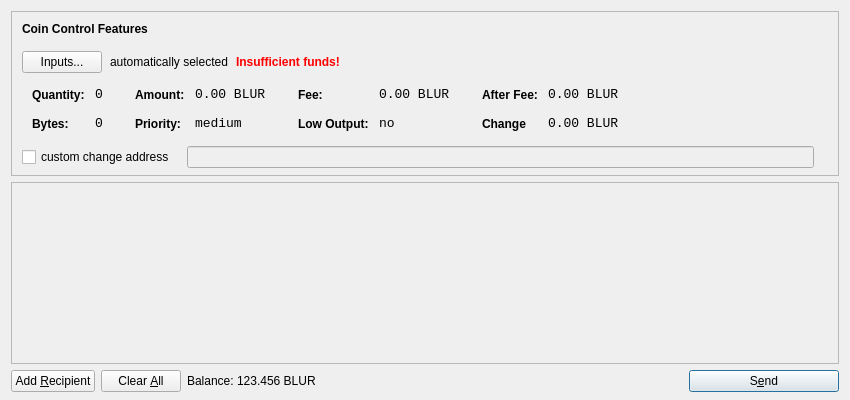
<?xml version="1.0" encoding="UTF-8"?>
<ui version="4.0">
 <class>SendCoinsDialog</class>
 <widget class="QDialog" name="SendCoinsDialog">
  <property name="geometry">
   <rect>
    <x>0</x>
    <y>0</y>
    <width>850</width>
    <height>400</height>
   </rect>
  </property>
  <property name="windowTitle">
   <string>Send Coins</string>
  </property>
  <layout class="QVBoxLayout" name="verticalLayout" stretch="0,1,0">
   <property name="bottomMargin">
    <number>8</number>
   </property>
   <item>
    <widget class="QFrame" name="frameCoinControl">
     <property name="sizePolicy">
      <sizepolicy hsizetype="Expanding" vsizetype="Expanding">
       <horstretch>0</horstretch>
       <verstretch>0</verstretch>
      </sizepolicy>
     </property>
     <property name="maximumSize">
      <size>
       <width>16777215</width>
       <height>16777215</height>
      </size>
     </property>
     <property name="frameShape">
      <enum>QFrame::StyledPanel</enum>
     </property>
     <property name="frameShadow">
      <enum>QFrame::Sunken</enum>
     </property>
     <layout class="QVBoxLayout" name="verticalLayoutCoinControl2">
      <property name="spacing">
       <number>-1</number>
      </property>
      <property name="leftMargin">
       <number>0</number>
      </property>
      <property name="topMargin">
       <number>0</number>
      </property>
      <property name="rightMargin">
       <number>0</number>
      </property>
      <property name="bottomMargin">
       <number>6</number>
      </property>
      <item>
       <layout class="QVBoxLayout" name="verticalLayoutCoinControl" stretch="0,0,0,0,1">
        <property name="spacing">
         <number>0</number>
        </property>
        <property name="leftMargin">
         <number>10</number>
        </property>
        <property name="topMargin">
         <number>10</number>
        </property>
        <item>
         <layout class="QHBoxLayout" name="horizontalLayoutCoinControl1">
          <property name="bottomMargin">
           <number>15</number>
          </property>
          <item>
           <widget class="QLabel" name="labelCoinControlFeatures">
            <property name="sizePolicy">
             <sizepolicy hsizetype="Preferred" vsizetype="Maximum">
              <horstretch>0</horstretch>
              <verstretch>0</verstretch>
             </sizepolicy>
            </property>
            <property name="font">
             <font>
              <weight>75</weight>
              <bold>true</bold>
             </font>
            </property>
            <property name="styleSheet">
             <string notr="true">font-weight:bold;</string>
            </property>
            <property name="text">
             <string>Coin Control Features</string>
            </property>
           </widget>
          </item>
         </layout>
        </item>
        <item>
         <layout class="QHBoxLayout" name="horizontalLayoutCoinControl2" stretch="0,0,0,0">
          <property name="spacing">
           <number>8</number>
          </property>
          <property name="bottomMargin">
           <number>10</number>
          </property>
          <item>
           <widget class="QPushButton" name="pushButtonCoinControl">
            <property name="styleSheet">
             <string notr="true"/>
            </property>
            <property name="text">
             <string>Inputs...</string>
            </property>
           </widget>
          </item>
          <item>
           <widget class="QLabel" name="labelCoinControlAutomaticallySelected">
            <property name="text">
             <string>automatically selected</string>
            </property>
            <property name="margin">
             <number>5</number>
            </property>
           </widget>
          </item>
          <item>
           <widget class="QLabel" name="labelCoinControlInsuffFunds">
            <property name="font">
             <font>
              <weight>75</weight>
              <bold>true</bold>
             </font>
            </property>
            <property name="styleSheet">
             <string notr="true">color:red;font-weight:bold;</string>
            </property>
            <property name="text">
             <string>Insufficient funds!</string>
            </property>
            <property name="margin">
             <number>5</number>
            </property>
           </widget>
          </item>
          <item>
           <spacer name="horizontalSpacerCoinControl">
            <property name="orientation">
             <enum>Qt::Horizontal</enum>
            </property>
            <property name="sizeHint" stdset="0">
             <size>
              <width>40</width>
              <height>1</height>
             </size>
            </property>
           </spacer>
          </item>
         </layout>
        </item>
        <item>
         <widget class="QWidget" name="widgetCoinControl" native="true">
          <property name="sizePolicy">
           <sizepolicy hsizetype="Preferred" vsizetype="Preferred">
            <horstretch>0</horstretch>
            <verstretch>0</verstretch>
           </sizepolicy>
          </property>
          <property name="minimumSize">
           <size>
            <width>0</width>
            <height>0</height>
           </size>
          </property>
          <property name="styleSheet">
           <string notr="true"/>
          </property>
          <layout class="QHBoxLayout" name="horizontalLayoutCoinControl5">
           <property name="margin">
            <number>0</number>
           </property>
           <item>
            <layout class="QHBoxLayout" name="horizontalLayoutCoinControl3" stretch="0,0,0,1">
             <property name="spacing">
              <number>20</number>
             </property>
             <property name="topMargin">
              <number>0</number>
             </property>
             <property name="bottomMargin">
              <number>10</number>
             </property>
             <item>
              <layout class="QFormLayout" name="formLayoutCoinControl1">
               <property name="horizontalSpacing">
                <number>10</number>
               </property>
               <property name="verticalSpacing">
                <number>14</number>
               </property>
               <property name="leftMargin">
                <number>10</number>
               </property>
               <property name="topMargin">
                <number>4</number>
               </property>
               <property name="rightMargin">
                <number>6</number>
               </property>
               <item row="0" column="0">
                <widget class="QLabel" name="labelCoinControlQuantityText">
                 <property name="styleSheet">
                  <string notr="true">font-weight:bold;</string>
                 </property>
                 <property name="text">
                  <string>Quantity:</string>
                 </property>
                 <property name="margin">
                  <number>0</number>
                 </property>
                </widget>
               </item>
               <item row="0" column="1">
                <widget class="QLabel" name="labelCoinControlQuantity">
                 <property name="font">
                  <font>
                   <family>Monospace</family>
                   <pointsize>10</pointsize>
                  </font>
                 </property>
                 <property name="cursor">
                  <cursorShape>IBeamCursor</cursorShape>
                 </property>
                 <property name="contextMenuPolicy">
                  <enum>Qt::ActionsContextMenu</enum>
                 </property>
                 <property name="text">
                  <string>0</string>
                 </property>
                 <property name="margin">
                  <number>0</number>
                 </property>
                 <property name="textInteractionFlags">
                  <set>Qt::LinksAccessibleByMouse|Qt::TextSelectableByKeyboard|Qt::TextSelectableByMouse</set>
                 </property>
                </widget>
               </item>
               <item row="1" column="0">
                <widget class="QLabel" name="labelCoinControlBytesText">
                 <property name="styleSheet">
                  <string notr="true">font-weight:bold;</string>
                 </property>
                 <property name="text">
                  <string>Bytes:</string>
                 </property>
                </widget>
               </item>
               <item row="1" column="1">
                <widget class="QLabel" name="labelCoinControlBytes">
                 <property name="font">
                  <font>
                   <family>Monospace</family>
                   <pointsize>10</pointsize>
                  </font>
                 </property>
                 <property name="cursor">
                  <cursorShape>IBeamCursor</cursorShape>
                 </property>
                 <property name="contextMenuPolicy">
                  <enum>Qt::ActionsContextMenu</enum>
                 </property>
                 <property name="text">
                  <string>0</string>
                 </property>
                 <property name="textInteractionFlags">
                  <set>Qt::LinksAccessibleByMouse|Qt::TextSelectableByKeyboard|Qt::TextSelectableByMouse</set>
                 </property>
                </widget>
               </item>
              </layout>
             </item>
             <item>
              <layout class="QFormLayout" name="formLayoutCoinControl2">
               <property name="horizontalSpacing">
                <number>10</number>
               </property>
               <property name="verticalSpacing">
                <number>14</number>
               </property>
               <property name="leftMargin">
                <number>6</number>
               </property>
               <property name="topMargin">
                <number>4</number>
               </property>
               <property name="rightMargin">
                <number>6</number>
               </property>
               <item row="0" column="0">
                <widget class="QLabel" name="labelCoinControlAmountText">
                 <property name="styleSheet">
                  <string notr="true">font-weight:bold;</string>
                 </property>
                 <property name="text">
                  <string>Amount:</string>
                 </property>
                 <property name="margin">
                  <number>0</number>
                 </property>
                </widget>
               </item>
               <item row="0" column="1">
                <widget class="QLabel" name="labelCoinControlAmount">
                 <property name="font">
                  <font>
                   <family>Monospace</family>
                   <pointsize>10</pointsize>
                  </font>
                 </property>
                 <property name="cursor">
                  <cursorShape>IBeamCursor</cursorShape>
                 </property>
                 <property name="contextMenuPolicy">
                  <enum>Qt::ActionsContextMenu</enum>
                 </property>
                 <property name="text">
                  <string>0.00 BLUR</string>
                 </property>
                 <property name="textInteractionFlags">
                  <set>Qt::LinksAccessibleByMouse|Qt::TextSelectableByKeyboard|Qt::TextSelectableByMouse</set>
                 </property>
                </widget>
               </item>
               <item row="1" column="0">
                <widget class="QLabel" name="labelCoinControlPriorityText">
                 <property name="styleSheet">
                  <string notr="true">font-weight:bold;</string>
                 </property>
                 <property name="text">
                  <string>Priority:</string>
                 </property>
                </widget>
               </item>
               <item row="1" column="1">
                <widget class="QLabel" name="labelCoinControlPriority">
                 <property name="font">
                  <font>
                   <family>Monospace</family>
                   <pointsize>10</pointsize>
                  </font>
                 </property>
                 <property name="cursor">
                  <cursorShape>IBeamCursor</cursorShape>
                 </property>
                 <property name="contextMenuPolicy">
                  <enum>Qt::ActionsContextMenu</enum>
                 </property>
                 <property name="text">
                  <string>medium</string>
                 </property>
                 <property name="textInteractionFlags">
                  <set>Qt::LinksAccessibleByMouse|Qt::TextSelectableByKeyboard|Qt::TextSelectableByMouse</set>
                 </property>
                </widget>
               </item>
              </layout>
             </item>
             <item>
              <layout class="QFormLayout" name="formLayoutCoinControl3">
               <property name="horizontalSpacing">
                <number>10</number>
               </property>
               <property name="verticalSpacing">
                <number>14</number>
               </property>
               <property name="leftMargin">
                <number>6</number>
               </property>
               <property name="topMargin">
                <number>4</number>
               </property>
               <property name="rightMargin">
                <number>6</number>
               </property>
               <item row="0" column="0">
                <widget class="QLabel" name="labelCoinControlFeeText">
                 <property name="styleSheet">
                  <string notr="true">font-weight:bold;</string>
                 </property>
                 <property name="text">
                  <string>Fee:</string>
                 </property>
                 <property name="margin">
                  <number>0</number>
                 </property>
                </widget>
               </item>
               <item row="0" column="1">
                <widget class="QLabel" name="labelCoinControlFee">
                 <property name="font">
                  <font>
                   <family>Monospace</family>
                   <pointsize>10</pointsize>
                  </font>
                 </property>
                 <property name="cursor">
                  <cursorShape>IBeamCursor</cursorShape>
                 </property>
                 <property name="contextMenuPolicy">
                  <enum>Qt::ActionsContextMenu</enum>
                 </property>
                 <property name="text">
                  <string>0.00 BLUR</string>
                 </property>
                 <property name="textInteractionFlags">
                  <set>Qt::LinksAccessibleByMouse|Qt::TextSelectableByKeyboard|Qt::TextSelectableByMouse</set>
                 </property>
                </widget>
               </item>
               <item row="1" column="0">
                <widget class="QLabel" name="labelCoinControlLowOutputText">
                 <property name="styleSheet">
                  <string notr="true">font-weight:bold;</string>
                 </property>
                 <property name="text">
                  <string>Low Output:</string>
                 </property>
                </widget>
               </item>
               <item row="1" column="1">
                <widget class="QLabel" name="labelCoinControlLowOutput">
                 <property name="font">
                  <font>
                   <family>Monospace</family>
                   <pointsize>10</pointsize>
                  </font>
                 </property>
                 <property name="cursor">
                  <cursorShape>IBeamCursor</cursorShape>
                 </property>
                 <property name="contextMenuPolicy">
                  <enum>Qt::ActionsContextMenu</enum>
                 </property>
                 <property name="text">
                  <string>no</string>
                 </property>
                 <property name="textInteractionFlags">
                  <set>Qt::LinksAccessibleByMouse|Qt::TextSelectableByKeyboard|Qt::TextSelectableByMouse</set>
                 </property>
                </widget>
               </item>
              </layout>
             </item>
             <item>
              <layout class="QFormLayout" name="formLayoutCoinControl4">
               <property name="horizontalSpacing">
                <number>10</number>
               </property>
               <property name="verticalSpacing">
                <number>14</number>
               </property>
               <property name="leftMargin">
                <number>6</number>
               </property>
               <property name="topMargin">
                <number>4</number>
               </property>
               <property name="rightMargin">
                <number>6</number>
               </property>
               <item row="0" column="0">
                <widget class="QLabel" name="labelCoinControlAfterFeeText">
                 <property name="styleSheet">
                  <string notr="true">font-weight:bold;</string>
                 </property>
                 <property name="text">
                  <string>After Fee:</string>
                 </property>
                 <property name="margin">
                  <number>0</number>
                 </property>
                </widget>
               </item>
               <item row="0" column="1">
                <widget class="QLabel" name="labelCoinControlAfterFee">
                 <property name="font">
                  <font>
                   <family>Monospace</family>
                   <pointsize>10</pointsize>
                  </font>
                 </property>
                 <property name="cursor">
                  <cursorShape>IBeamCursor</cursorShape>
                 </property>
                 <property name="contextMenuPolicy">
                  <enum>Qt::ActionsContextMenu</enum>
                 </property>
                 <property name="text">
                  <string>0.00 BLUR</string>
                 </property>
                 <property name="textInteractionFlags">
                  <set>Qt::LinksAccessibleByMouse|Qt::TextSelectableByKeyboard|Qt::TextSelectableByMouse</set>
                 </property>
                </widget>
               </item>
               <item row="1" column="0">
                <widget class="QLabel" name="labelCoinControlChangeText">
                 <property name="styleSheet">
                  <string notr="true">font-weight:bold;</string>
                 </property>
                 <property name="text">
                  <string>Change</string>
                 </property>
                </widget>
               </item>
               <item row="1" column="1">
                <widget class="QLabel" name="labelCoinControlChange">
                 <property name="font">
                  <font>
                   <family>Monospace</family>
                   <pointsize>10</pointsize>
                  </font>
                 </property>
                 <property name="cursor">
                  <cursorShape>IBeamCursor</cursorShape>
                 </property>
                 <property name="contextMenuPolicy">
                  <enum>Qt::ActionsContextMenu</enum>
                 </property>
                 <property name="text">
                  <string>0.00 BLUR</string>
                 </property>
                 <property name="textInteractionFlags">
                  <set>Qt::LinksAccessibleByMouse|Qt::TextSelectableByKeyboard|Qt::TextSelectableByMouse</set>
                 </property>
                </widget>
               </item>
              </layout>
             </item>
            </layout>
           </item>
          </layout>
         </widget>
        </item>
        <item>
         <layout class="QHBoxLayout" name="horizontalLayoutCoinControl4" stretch="0,0,0">
          <property name="spacing">
           <number>12</number>
          </property>
          <property name="sizeConstraint">
           <enum>QLayout::SetDefaultConstraint</enum>
          </property>
          <property name="topMargin">
           <number>5</number>
          </property>
          <property name="rightMargin">
           <number>5</number>
          </property>
          <item>
           <widget class="QCheckBox" name="checkBoxCoinControlChange">
            <property name="text">
             <string>custom change address</string>
            </property>
           </widget>
          </item>
          <item>
           <widget class="QLineEdit" name="lineEditCoinControlChange">
            <property name="enabled">
             <bool>false</bool>
            </property>
            <property name="sizePolicy">
             <sizepolicy hsizetype="Expanding" vsizetype="Fixed">
              <horstretch>0</horstretch>
              <verstretch>0</verstretch>
             </sizepolicy>
            </property>
           </widget>
          </item>
          <item>
           <widget class="QLabel" name="labelCoinControlChangeLabel">
            <property name="sizePolicy">
             <sizepolicy hsizetype="Preferred" vsizetype="Expanding">
              <horstretch>0</horstretch>
              <verstretch>0</verstretch>
             </sizepolicy>
            </property>
            <property name="minimumSize">
             <size>
              <width>0</width>
              <height>0</height>
             </size>
            </property>
            <property name="text">
             <string/>
            </property>
            <property name="margin">
             <number>3</number>
            </property>
           </widget>
          </item>
         </layout>
        </item>
        <item>
         <spacer name="verticalSpacerCoinControl">
          <property name="orientation">
           <enum>Qt::Vertical</enum>
          </property>
          <property name="sizeHint" stdset="0">
           <size>
            <width>800</width>
            <height>1</height>
           </size>
          </property>
         </spacer>
        </item>
       </layout>
      </item>
     </layout>
    </widget>
   </item>
   <item>
    <widget class="QScrollArea" name="scrollArea">
     <property name="widgetResizable">
      <bool>true</bool>
     </property>
     <widget class="QWidget" name="scrollAreaWidgetContents">
      <property name="geometry">
       <rect>
        <x>0</x>
        <y>0</y>
        <width>830</width>
        <height>165</height>
       </rect>
      </property>
      <layout class="QVBoxLayout" name="verticalLayout_2">
       <property name="margin">
        <number>0</number>
       </property>
       <item>
        <layout class="QVBoxLayout" name="entries">
         <property name="spacing">
          <number>6</number>
         </property>
        </layout>
       </item>
       <item>
        <spacer name="verticalSpacer">
         <property name="orientation">
          <enum>Qt::Vertical</enum>
         </property>
         <property name="sizeHint" stdset="0">
          <size>
           <width>20</width>
           <height>40</height>
          </size>
         </property>
        </spacer>
       </item>
      </layout>
     </widget>
    </widget>
   </item>
   <item>
    <layout class="QHBoxLayout" name="horizontalLayout">
     <item>
      <widget class="QPushButton" name="addButton">
       <property name="toolTip">
        <string>Send to multiple recipients at once</string>
       </property>
       <property name="text">
        <string>Add &amp;Recipient</string>
       </property>
       <property name="icon">
        <iconset resource="../bitcoin.qrc">
         <normaloff>:/icons/add</normaloff>:/icons/add</iconset>
       </property>
       <property name="autoDefault">
        <bool>false</bool>
       </property>
      </widget>
     </item>
     <item>
      <widget class="QPushButton" name="clearButton">
       <property name="sizePolicy">
        <sizepolicy hsizetype="Minimum" vsizetype="Fixed">
         <horstretch>0</horstretch>
         <verstretch>0</verstretch>
        </sizepolicy>
       </property>
       <property name="toolTip">
        <string>Remove all transaction fields</string>
       </property>
       <property name="text">
        <string>Clear &amp;All</string>
       </property>
       <property name="icon">
        <iconset resource="../bitcoin.qrc">
         <normaloff>:/icons/remove</normaloff>:/icons/remove</iconset>
       </property>
       <property name="autoRepeatDelay">
        <number>300</number>
       </property>
       <property name="autoDefault">
        <bool>false</bool>
       </property>
      </widget>
     </item>
     <item>
      <layout class="QHBoxLayout" name="horizontalLayout_2">
       <property name="spacing">
        <number>3</number>
       </property>
       <item>
        <widget class="QLabel" name="label">
         <property name="sizePolicy">
          <sizepolicy hsizetype="Preferred" vsizetype="Fixed">
           <horstretch>0</horstretch>
           <verstretch>0</verstretch>
          </sizepolicy>
         </property>
         <property name="text">
          <string>Balance:</string>
         </property>
        </widget>
       </item>
       <item>
        <widget class="QLabel" name="labelBalance">
         <property name="sizePolicy">
          <sizepolicy hsizetype="Preferred" vsizetype="Fixed">
           <horstretch>0</horstretch>
           <verstretch>0</verstretch>
          </sizepolicy>
         </property>
         <property name="cursor">
          <cursorShape>IBeamCursor</cursorShape>
         </property>
         <property name="text">
          <string>123.456 BLUR</string>
         </property>
         <property name="textInteractionFlags">
          <set>Qt::LinksAccessibleByMouse|Qt::TextSelectableByKeyboard|Qt::TextSelectableByMouse</set>
         </property>
        </widget>
       </item>
      </layout>
     </item>
     <item>
      <spacer name="horizontalSpacer">
       <property name="orientation">
        <enum>Qt::Horizontal</enum>
       </property>
       <property name="sizeHint" stdset="0">
        <size>
         <width>40</width>
         <height>20</height>
        </size>
       </property>
      </spacer>
     </item>
     <item>
      <widget class="QPushButton" name="sendButton">
       <property name="minimumSize">
        <size>
         <width>150</width>
         <height>0</height>
        </size>
       </property>
       <property name="toolTip">
        <string>Confirm the send action</string>
       </property>
       <property name="text">
        <string>S&amp;end</string>
       </property>
       <property name="icon">
        <iconset resource="../bitcoin.qrc">
         <normaloff>:/icons/send</normaloff>:/icons/send</iconset>
       </property>
       <property name="default">
        <bool>true</bool>
       </property>
      </widget>
     </item>
    </layout>
   </item>
  </layout>
 </widget>
 <resources>
  <include location="../bitcoin.qrc"/>
 </resources>
 <connections/>
</ui>
